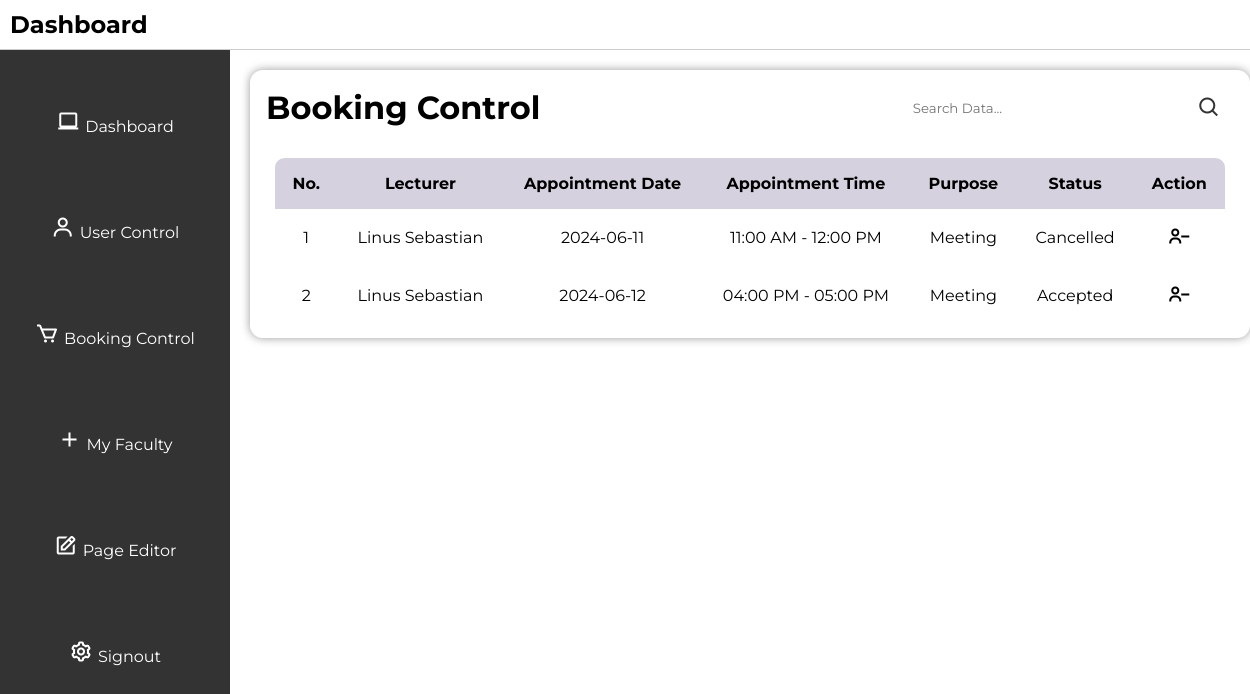
The app's page /appointmentcontrol with its own data.
### tables this page shows
CREATE TABLE appointments (
        id INTEGER PRIMARY KEY AUTOINCREMENT,
        booking_id INTEGER NOT NULL,
        student TEXT NOT NULL,
        lecturer TEXT NOT NULL,
        appointment_date TEXT NOT NULL,
        appointment_time TEXT NOT NULL,
        purpose TEXT NOT NULL,
        status TEXT NOT NULL,
        FOREIGN KEY (student) REFERENCES users (username),
        FOREIGN KEY (lecturer) REFERENCES users (username)
    );

### app.py (the view)
@app.route("/appointmentcontrol", methods=["GET", "POST"])
def appointmentcontrol():
    search_query = request.args.get('search', '')
    conn = get_db_connection()
    cursor = conn.cursor()
    if search_query:
        cursor.execute(
            """
            SELECT id, lecturer, student, appointment_date, purpose, status, appointment_time
            FROM appointments
            WHERE lecturer LIKE ? OR student LIKE ? OR appointment_date LIKE ? OR purpose LIKE ? OR status LIKE ?
            """,
            (f"%{search_query}%", f"%{search_query}%", f"%{search_query}%", f"%{search_query}%", f"%{search_query}%")
        )
    else:
        cursor.execute(
            "SELECT id, lecturer, student, appointment_date, purpose, status, appointment_time FROM appointments"
        )
    appointments = cursor.fetchall()
    cursor.close()
    conn.close()
    return render_template("appointment_control.html", appointments=appointments)

### app.py (called while the page is built)
def get_db_connection():
    con = sqlite3.connect("database.db")
    con.row_factory = sqlite3.Row
    return con

### templates/appointment_control.html (shortened to what this page needs)
<!DOCTYPE html>
<html lang="en">
<head>
    <link rel="stylesheet" href="../static/style.css">
    <link href='https://unpkg.com/boxicons@2.1.4/css/boxicons.min.css' rel='stylesheet'>
</head>
<body>
    <header>
        <h2>Dashboard</h2>
    </header>
    <div class="sidebar">
        <ul>
            <li><i class='bx bx-laptop'></i><a href="/admin">Dashboard</a></li>
            <li><i class='bx bx-user'></i><a href="/usercontrol">User Control</a></li>
            <li><i class='bx bx-cart'></i><a href="/appointmentcontrol">Booking Control</a></li>
            <li><i class='bx bx-plus'></i><a href="/faculty">My Faculty</a></li>
            <li><i class='bx bx-edit' ></i><a href="/adminpageeditor">Page Editor</a></li>
            <li><i class='bx bx-cog' ></i><a href="/logout">Signout</a></li>
        </ul>
    </div>
    <div class="user-main">
        <div class="table" id="customers_table">
            <div class="table__header">
                <h1>Booking Control</h1>
                <div class="input-group">
                    <input type="search" id="search" placeholder="Search Data...">
                    <i class='bx bx-search' onclick="searchData()"></i>
                </div>
            </div>
            <div class="table__body">
                <table>
                    <thead>
                        <tr>
                            <th>No.</th>
                            <th>Lecturer</th>
                            <th>Appointment Date</th>
                            <th>Appointment Time</th>
                            <th>Purpose</th>
                            <th>Status</th>
                            <th>Action</th>
                        </tr>
                    </thead>
                    <tbody id="appointmentTableBody">
                        {% for appointment in appointments %}
                        <tr>
                            <td>{{ loop.index }}</td>
                            <td>{{ appointment[1] }}</td>
                            <td>{{ appointment[3] }}</td>
                            <td>{{ appointment[6] }}</td>
                            <td>{{ appointment[4] }}</td>
                            <td>{{ appointment[5] }}</td>
                            <td>
                                <form method="post" action="/delete_booking">
                                    <button type="submit"><i class='bx bx-user-minus'></i></button>
                                </form>
                            </td>
                        </tr>
                        {% endfor %}
                    </tbody>
                </table>
            </div>
        </div>
    </div>
</body>
</html>

### static/style.css (style rules this page uses)
* { margin: 0; padding: 0; box-sizing: border-box; font-family: 'Montserrat'; }
body { font-family: 'Montserrat', sans-serif; background-color: white; justify-content: center; align-items: center; margin: 0; padding: 0; min-width: 100vh; }
.bx { font-size: 24px; color: #333; }
header { display: flex; justify-content: space-between; align-items: center; padding: 10px; background-color: #ffffff; border-bottom: 1px solid #ccc; position: relative; top: 0; width: 100%; }
header h2 { font-size: 24px; }
.sidebar { height: calc(210vh - 60px); width: 230px; position: absolute; top: 50px; left: 0; background-color: #333; padding-top: 20px; overflow-y: auto; }
.sidebar ul { list-style-type: none; }
.sidebar ul li { padding: 40px 0; text-align: center; }
.sidebar ul li a { color: #fff; text-decoration: none; }
.sidebar i { color: white; margin-right: 5px; }
.table { position: relative; width: 1000px; box-shadow: 0 0 10px rgba(0, 0, 0, 0.4); border-radius: 12.8px; display: flex; justify-content: center; flex-direction: column; margin-top: 20px; left: 20%; }
.table__header { width: 100%; height: 10%; padding: 12.8px 16px; display: flex; justify-content: space-between; align-items: center; }
.table__header .input-group { width: 35%; height: 100%; padding: 12.8px; border-radius: 32px; display: flex; justify-content: center; align-items: center; transition: .2s; }
.table__header .input-group input { width: 100%; padding: 0 8px 0 4.8px; background-color: transparent; border: none; outline: none; }
.table__body { width: 95%; max-height: calc(89vh - 16px); background-color: #fffb; margin: 12.8px auto; border-radius: 9.6px; overflow: auto; overflow: overlay; }
table { width: 100%; }
table, th, td { border-collapse: collapse; padding: 16px; text-align: center; }
thead th { position: sticky; top: 0; left: 0; background-color: #d5d1defe; text-transform: capitalize; }
.table__body button { background-color: transparent; border: none; color: black; justify-content: center; }
.table__body i { border: none; color: black; }

### records on screen
appointments: lecturer "Linus Sebastian", appointment_date "2024-06-11", appointment_time "11:00 AM - 12:00 PM", purpose "Meeting", status "Cancelled"
appointments: lecturer "Linus Sebastian", appointment_date "2024-06-12", appointment_time "04:00 PM - 05:00 PM", purpose "Meeting", status "Accepted"
